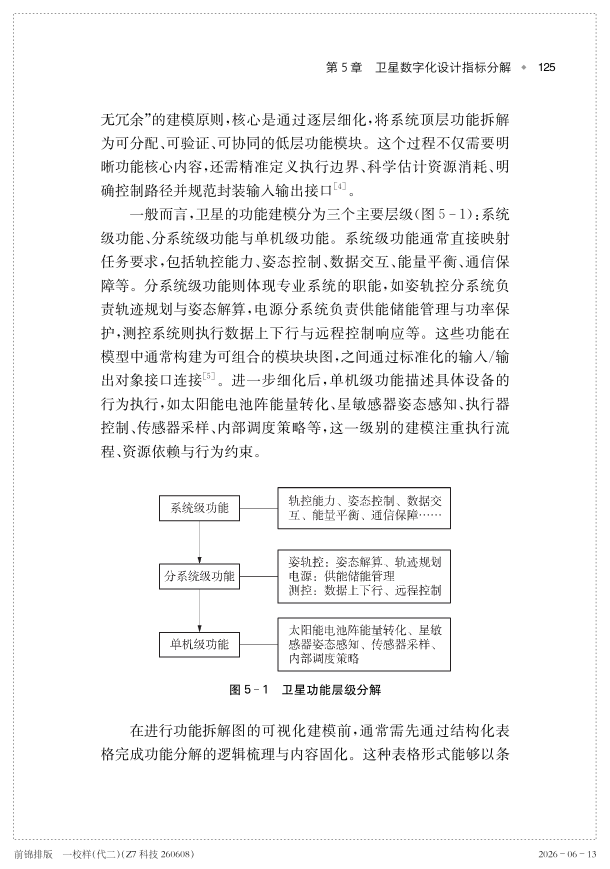
#> input picture tmp/chapter5_translation/pdf_ch5_200dpi/page-135.png, 1220 x 1737 px (shown at 1/2 size); its folder holds 4 pictures in this run
$ python crop_figures.py
#> lines starting #> are read from the running program, lines starting #| are printed output that depends on the picture; after the words box and inside, x2 and y2 are one past the last pixel; in counts of white or black regions, pixels touching at a corner belong together
#> further down, image is the input picture: PIL image 1220x1737 RGB; mean R, G, B 244, 244, 244
from pathlib import Path
from PIL import Image, ImageChops, ImageEnhance, ImageOps

root = Path(__file__).parent
src = root / "pdf_ch5_200dpi"
out = root / "figures"
out.mkdir(exist_ok=True)

# Coordinates are in the 1220 x 1737 page rasters. Captions are recreated in English.
boxes = {
    "fig-5-1": (135, (155, 965, 1060, 1350)),
    "table-5-1": (136, (155, 945, 1080, 1490)),
    "fig-5-2": (137, (175, 870, 1085, 1460)),
    "fig-5-3": (138, (185, 1040, 1060, 1480)),
    "fig-5-4": (139, (175, 1135, 1065, 1490)),
    "fig-5-5": (140, (250, 930, 980, 1145)),
    "fig-5-6": (143, (215, 405, 1015, 900)),
    "fig-5-7": (145, (155, 170, 1080, 850)),
    "fig-5-8": (146, (155, 175, 1080, 1330)),
    "fig-5-9": (148, (345, 1120, 1050, 1460)),
    "fig-5-10": (149, (175, 620, 1070, 1400)),
    "fig-5-11": (150, (175, 750, 1065, 1260)),
    "fig-5-12": (151, (175, 520, 1025, 800)),
    "fig-5-13": (153, (170, 560, 1065, 860)),
    "fig-5-14": (154, (225, 980, 1045, 1580)),
    "fig-5-15": (155, (260, 760, 1065, 1050)),
}

def trim_white(image: Image.Image, pad: int = 18) -> Image.Image:
#> called with pad = 18
    rgb = image.convert("RGB")
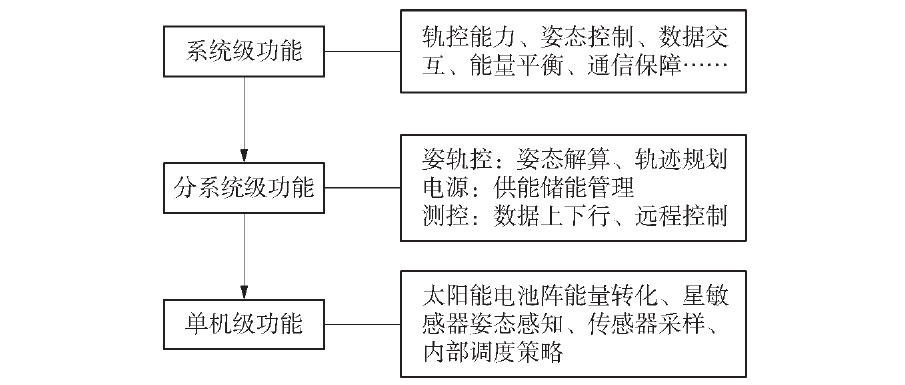
#> rgb: PIL image 905x385 RGB; mean R, G, B 242.4, 242.1, 242.2
    gray = ImageOps.grayscale(rgb)
    # Treat only very light pixels as background so faint diagram lines survive.
    ink = gray.point(lambda px: 0 if px > 248 else 255)
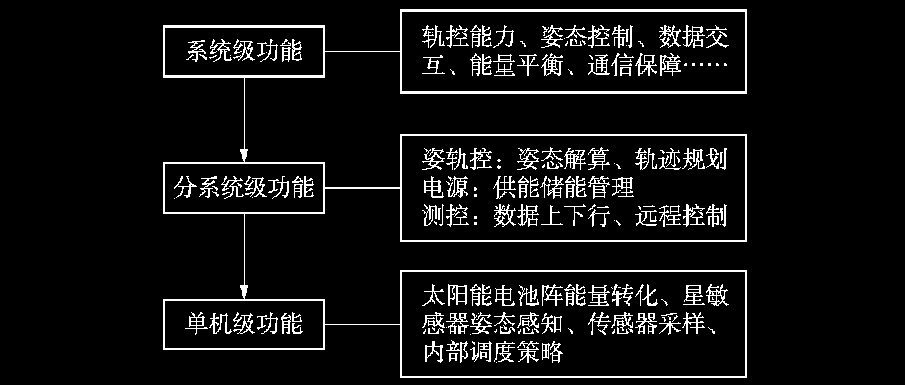
#> ink: PIL image 905x385 L; 7.2% white in thin lines or dots, all inside (x1, y1, x2, y2) = (163, 9, 747, 378)
    bbox = ink.getbbox()
#> bbox = (163, 9, 747, 378)
    if not bbox:
        return rgb
    left, top, right, bottom = bbox
#> left = 163; top = 9; right = 747; bottom = 378
    left = max(0, left - pad)
#> left = 145
    top = max(0, top - pad)
#> top = 0
    right = min(rgb.width, right + pad)
#> right = 765
    bottom = min(rgb.height, bottom + pad)
#> bottom = 385
    return rgb.crop((left, top, right, bottom))
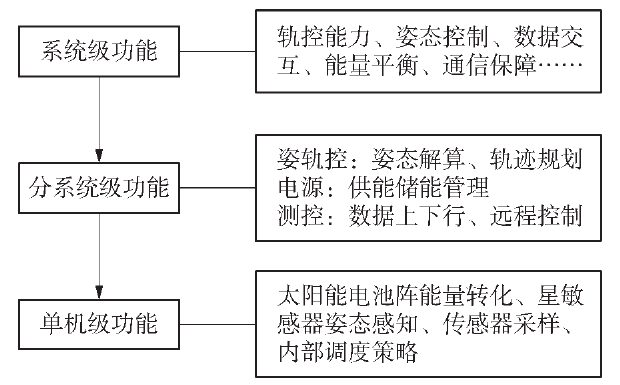
#> returned value: PIL image 620x385 RGB; mean R, G, B 236.5, 236.2, 236.3

for name, (page, box) in boxes.items():
    image = Image.open(src / f"page-{page}.png").convert("RGB")
    crop = trim_white(image.crop(box))
    crop = ImageEnhance.Contrast(crop).enhance(1.08)
    crop.save(out / f"{name}.png", optimize=True)
    print(name, crop.size)
#| fig-5-1 (620, 385)
#> pass 2 of the loop `for name, (page, box) in boxes.items():`:
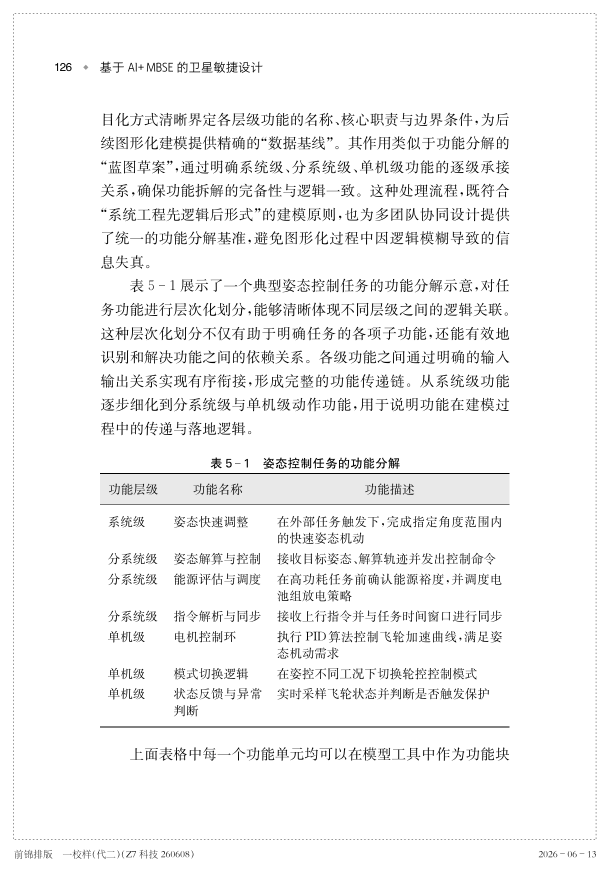
#> input picture tmp/chapter5_translation/pdf_ch5_200dpi/page-136.png, 1220 x 1737 px (shown at 1/2 size)
#> image is the input picture: PIL image 1220x1737 RGB; min 0, max 255, mean 243.3
#> rgb: PIL image 925x545 RGB
#> gray: PIL image 925x545 L
#> in trim_white (call 2), `ink = gray.point(lambda px: 0 if px > 248 else 255)`:
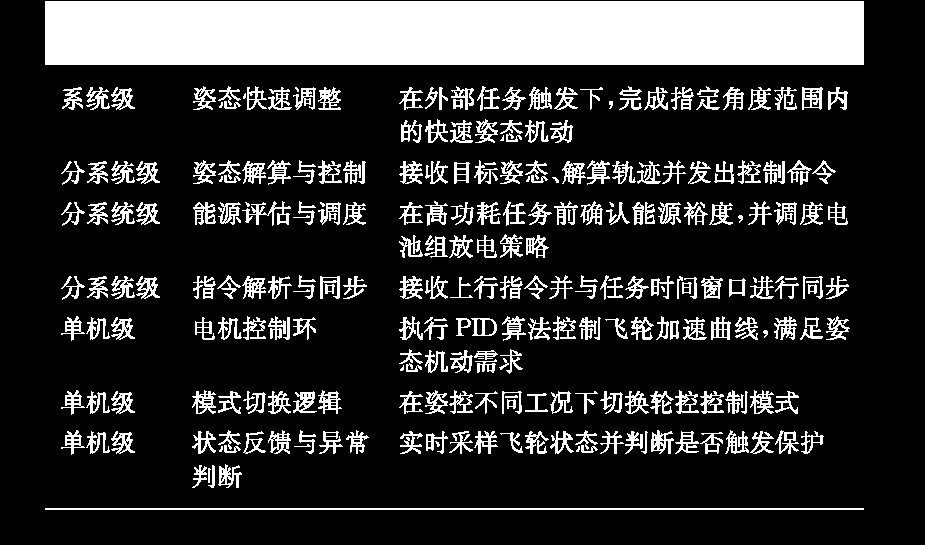
#> ink: PIL image 925x545 L; 20% white; 284 white regions (25 under 20 px), largest, box (x1, y1, x2, y2) and area: (45, 1, 864, 65) 52416, (45, 508, 864, 510) 1638, (242, 201, 291, 226) 412
#> bbox = (45, 1, 864, 510)
#> in trim_white (call 2), `left, top, right, bottom = bbox`: left = 45; top = 1; right = 864; bottom = 510
#> in trim_white (call 2), `left = max(0, left - pad)`: left = 27
#> in trim_white (call 2), `top = max(0, top - pad)`: top = 0
#> in trim_white (call 2), `right = min(rgb.width, right + pad)`: right = 882
#> in trim_white (call 2), `bottom = min(rgb.height, bottom + pad)`: bottom = 528
#> in trim_white (call 2), `return rgb.crop((left, top, right, bottom))`:
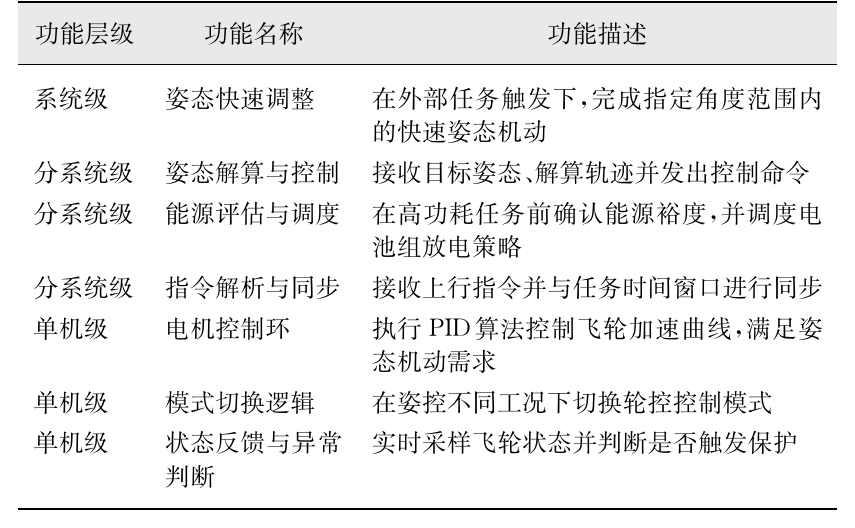
#> returned value: PIL image 855x528 RGB; min 0, max 255, mean 235.8
#> crop: PIL image 855x528 RGB
#| table-5-1 (855, 528)
#> (the run stopped early here; a loop or call above may not have finished)
